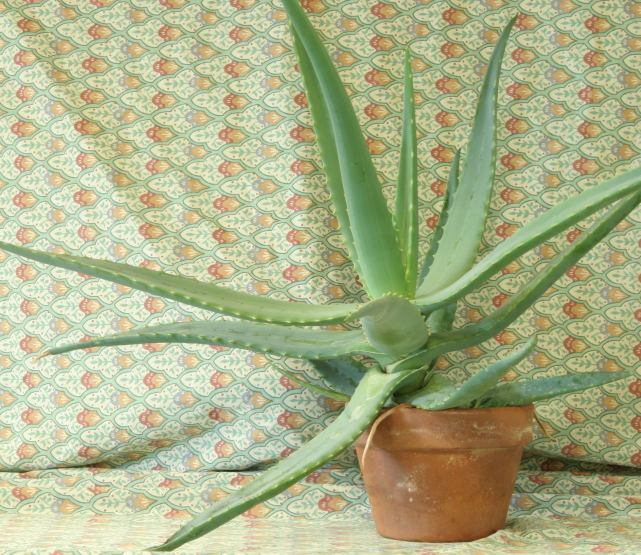
//> input picture mingw-build/opencv-samples/data/aloeL.jpg, 1282 x 1110 px (shown at 1/2 size)
$ ./main   (built with g++ and OpenCV 4)
//> lines starting //> are read from the running program, lines starting //| are printed output that depends on the picture; after the words box and inside, x2 and y2 are one past the last pixel; in counts of white or black regions, pixels touching at a corner belong together
### algorithms/common/algo_utils.cpp
// algorithms/common/algo_utils.cpp
#include "algo_utils.hpp"
#include "nv21_io.hpp" // shares the logging style

#include <opencv2/highgui.hpp>
#include <opencv2/video.hpp>

#include <sys/stat.h>
#include <sys/types.h>

#ifdef _WIN32
#include <windows.h>
#else
#include <errno.h>
#include <dirent.h>
#endif

#include <algorithm>
#include <chrono>
#include <cstdlib>
#include <cmath>
#include <cstdio>
#include <cstring>
#include <functional>
#include <iostream>
#include <sstream>

namespace algo {

// =========================================================================
// ---- value range --------------------------------------------------------
// =========================================================================

// [407 lines left out: functions toFloat, to8U, normalizeTo01, mse, mae, psnr and 18 more, not called in this run]

// =========================================================================
// ---- visualization ------------------------------------------------------
// =========================================================================

static cv::Mat ensureBGR(const cv::Mat& m) {
    if (m.empty()) return cv::Mat();
    if (m.channels() == 1) {
        cv::Mat b; cv::cvtColor(m, b, cv::COLOR_GRAY2BGR); return b;
    }
    return m;
}

// [30 lines left out: function hstackWithLabels, not called in this run]

cv::Mat gridWithLabels(const std::vector<cv::Mat>& imgs,
                        const std::vector<std::string>& labels,
                        int cols, int labelHeight) {
    CV_Assert(imgs.size() == labels.size() && !imgs.empty());
    std::vector<cv::Mat> convs;
    for (auto& m : imgs) convs.push_back(ensureBGR(m));
    int N = (int)convs.size();
    cols = std::max(1, std::min(cols, N));
    int rows = (N + cols - 1) / cols;
    // unified width per column, unified height per row
    std::vector<int> colW(cols, 0), rowH(rows, 0);
    for (int i = 0; i < N; ++i) {
        int r = i / cols, c = i % cols;
        colW[c] = std::max(colW[c], convs[i].cols);
        rowH[r] = std::max(rowH[r], convs[i].rows);
    }
    int totalW = 0, totalH = 0;
    for (int c = 0; c < cols; ++c) totalW += colW[c];
    for (int r = 0; r < rows; ++r) totalH += (rowH[r] + labelHeight);
    cv::Mat canvas = cv::Mat::zeros(totalH, totalW, CV_8UC3);
    int y = 0;
    for (int r = 0; r < rows; ++r) {
        int x = 0;
        for (int c = 0; c < cols; ++c) {
            int idx = r * cols + c;
            if (idx >= N) break;
            cv::Rect header(x, y, colW[c], labelHeight);
            cv::rectangle(canvas, header, cv::Scalar(55, 55, 55), -1);
            cv::Scalar accent((idx * 97) % 200 + 30, (idx * 197) % 200 + 30, (idx * 311) % 200 + 30);
            cv::rectangle(canvas,
                          cv::Rect(x, y + labelHeight - 3, colW[c], 3), accent, -1);
            cv::putText(canvas, labels[idx],
                        cv::Point(x + 6, y + labelHeight - 8),
                        cv::FONT_HERSHEY_SIMPLEX, 0.5, cv::Scalar(255, 255, 255),
                        1, cv::LINE_AA);
            // place the image at the top-left of the tile (pad the rest with black)
            cv::Rect tile(x, y + labelHeight, convs[idx].cols, convs[idx].rows);
            convs[idx].copyTo(canvas(tile));
            x += colW[c];
        }
        y += (rowH[r] + labelHeight);
    }
    return canvas;
}

// [22 lines left out: function attachHeatmapBelow, not called in this run]

namespace {
// CI-friendly: set ALGO_HEADLESS=1 to skip all imshow/waitKey windows.
// [7 lines left out: function headlessEnabled, not called in this run]
} // namespace

// [177 lines left out: functions imshowFit, log, formatFRIQATable, formatNRIQATable, preprocessForECC, alignECC and 4 more, not called in this run]

static bool makeDirHelper(const std::string& dir) {
    if (dir.empty()) return false;
#ifdef _WIN32
    return CreateDirectoryA(dir.c_str(), nullptr) ||
           GetLastError() == ERROR_ALREADY_EXISTS;
#else
    return mkdir(dir.c_str(), 0755) == 0 || errno == EEXIST;
#endif
}

bool ensureDir(const std::string& dir) {
    if (dir.empty()) return false;
    // create level by level recursively
    std::string p = dir;
    for (auto& c : p) if (c == '\\') c = '/';
    std::vector<std::string> parts;
    std::string cur;
    for (size_t i = 0; i < p.size(); ++i) {
        if (p[i] == '/') {
            if (!cur.empty()) parts.push_back(cur);
            cur.clear();
        } else cur.push_back(p[i]);
    }
    if (!cur.empty()) parts.push_back(cur);
    std::string build;
    // preserve Windows drive letter
    if (!parts.empty() && parts[0].size() == 2 && parts[0][1] == ':') {
        build = parts[0] + "/";
        for (size_t i = 1; i < parts.size(); ++i) {
            build += parts[i];
            if (!makeDirHelper(build)) return false;
            build += "/";
        }
        return true;
    }
    // Unix absolute paths and Windows UNC prefixes are both treated as starting with /
    bool isAbs = (p[0] == '/' || p[0] == '\\');
    if (isAbs) build = "/";
    for (size_t i = 0; i < parts.size(); ++i) {
        build += parts[i];
        if (!makeDirHelper(build)) return false;
        build += "/";
    }
    return true;
}

// [107 lines left out: functions listFiles, baseNameNoExt, processTiled, not called in this run]

} // namespace algo

### algorithms/stereo/main.cpp
// algorithms/stereo/main.cpp
// 立体匹配 (视差估计) 演示: StereoBM 与 SGBM 在真实双目样本上的对比.
//
// 样本: data/aloeL.jpg / data/aloeR.jpg 为 OpenCV 经典校准双目图; 也可换成
//       data/left01.jpg + right01.jpg (同名 0x 构成对母板双目序列).
//
// 步骤:
//   1. 灰度化 (SGBM/BM 输入要求单通道);
//   2. StereoBM 多组参数 (blockSize=5/11/21) + SGBM (blockSize=3/11);
//   3. 视差 CV_16S → 归一化 8U, 加 COLORMAP_JET 伪彩;
//   4. 指标: 有效视差占比 / 平均视差 / 视差平滑度 (|梯度|均值).
//
// 输出: out/algorithms/stereo_compare.png
// 用法: stereo.exe [left_img] [right_img]
#include "../common/algo_utils.hpp"

#include <opencv2/calib3d.hpp>

#include <cstdio>
#include <vector>

using namespace algo;

// 把 CV_16S 视差 (scale 系数) 归一化到 8U, 并对无效(<=0)像素置灰.
static cv::Mat disparityTo8U(const cv::Mat& disp, int scale = 16) {
    cv::Mat f;
    disp.convertTo(f, CV_32F, 1.0 / scale);
    cv::Mat f8;
    cv::normalize(f, f8, 0, 255, cv::NORM_MINMAX, CV_8U);
    cv::Mat valid = disp > 0;
    cv::Mat out;
    f8.copyTo(out);
    out.setTo(128, ~valid);  // 无效区域置中灰
    return out;
}

static cv::Mat pseudoColor(const cv::Mat& disp8) {
    cv::Mat cm;
    cv::applyColorMap(disp8, cm, cv::COLORMAP_JET);
    return cm;
}

// 全参考指标不一定存在 GT, 这里用无参考统计: 有效占比 / 平均视差 / 平滑度.
static void reportStats(const char* tag, const cv::Mat& disp, double scale) {
    cv::Mat f;
    disp.convertTo(f, CV_32F, 1.0 / scale);
    cv::Mat valid = disp > 0;
    double ratio = cv::countNonZero(valid) / double(valid.total());
    cv::Scalar mean, stddev;
    cv::meanStdDev(f, mean, stddev, valid);
    cv::Mat gx, gy;
    cv::Sobel(f, gx, CV_32F, 1, 0, 3);
    cv::Sobel(f, gy, CV_32F, 0, 1, 3);
    cv::Mat mag;
    cv::magnitude(gx, gy, mag);
    double smooth = cv::mean(mag, valid)[0];  // 越小越平滑
    std::printf("%-24s valid=%.1f%% mean_disp=%6.2f std=%.2f smoothness=%.3f\n",
                tag, ratio * 100.0, mean[0], stddev[0], smooth);
}

int main(int argc, char** argv) {
    std::string base = "../../data";
    std::string l = base + "/aloeL.jpg";
    std::string r = base + "/aloeR.jpg";
    if (argc > 1) l = argv[1];
    if (argc > 2) r = argv[2];

    cv::Mat imgL = cv::imread(l, cv::IMREAD_GRAYSCALE);
//> imgL: 1110 rows x 1282 cols, CV_8UC1; min 18, max 255, mean 170.8
    cv::Mat imgR = cv::imread(r, cv::IMREAD_GRAYSCALE);
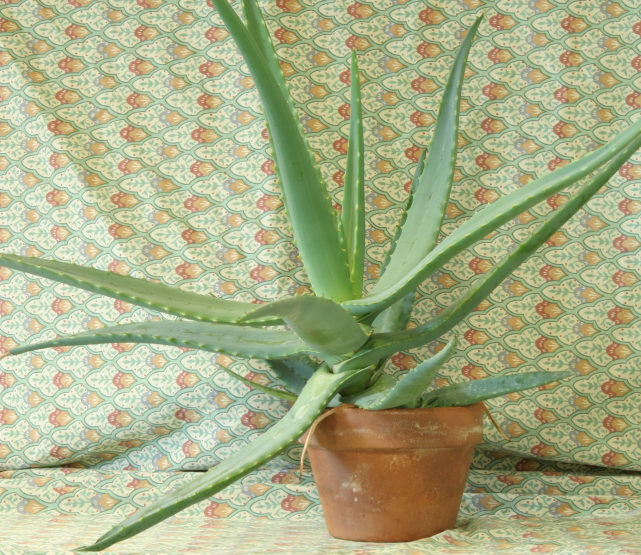
//> input picture mingw-build/opencv-samples/data/aloeR.jpg, 1282 x 1110 px (shown at 1/2 size)
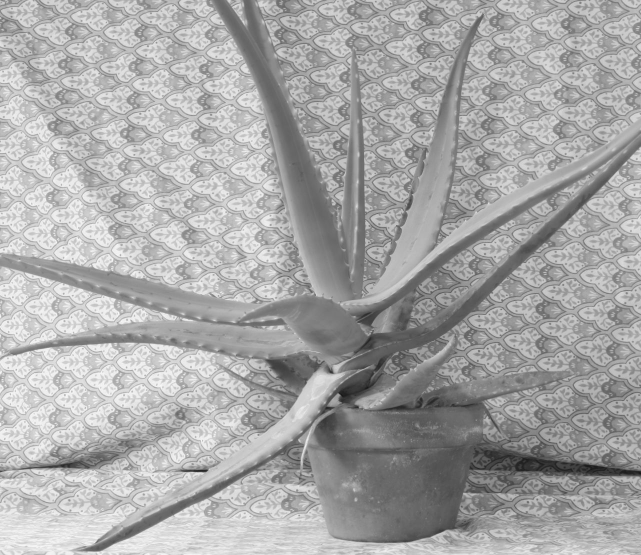
//> imgR: 1110 rows x 1282 cols, CV_8UC1 (shown at 1/2 size); min 18, max 255, mean 167.8
    if (imgL.empty() || imgR.empty()) {
        log("stereo", "input empty, synth disks");
        imgL = cv::Mat(320, 400, CV_8UC1);
        cv::ellipse(imgL, cv::Point(200, 160), cv::Size(60, 60), 0, 0, 360, 200, -1);
        imgL = imgL.clone();
        imgR = imgL.clone();
        // 人为制造水平视差
        cv::ellipse(imgR, cv::Point(190, 160), cv::Size(60, 60), 0, 0, 360, 200, -1);
    }
    if (imgL.size() != imgR.size()) {
        cv::resize(imgR, imgR, imgL.size(), 0, 0, cv::INTER_AREA);
    }

    ensureDir("../out/algorithms");
    std::vector<cv::Mat> panels; std::vector<std::string> labels;
    panels.push_back(imgL); labels.push_back("left");
    panels.push_back(imgR); labels.push_back("right");

    std::printf("%-24s %s\n", "method", "valid/mean_disp/smoothness");

    constexpr int numDisp = 64;          // 需为 16 的倍数
    constexpr int minDisp = 0;

    // ---- StereoBM ----
    for (int bs : {5, 11, 21}) {
        auto bm = cv::StereoBM::create(numDisp, bs);
        bm->setDisp12MaxDiff(1);
        cv::Mat d16;
        bm->compute(imgL, imgR, d16);
        cv::Mat d8 = disparityTo8U(d16);
        reportStats(("StereoBM(bs=" + std::to_string(bs) + ")").c_str(), d16, 16.0);
        panels.push_back(pseudoColor(d8)); labels.push_back("BM bs=" + std::to_string(bs));
    }
//> this loop made 3 passes
//> (ratio in reportStats, mean in reportStats, stddev in reportStats, smooth in reportStats) on passes 1 to 3: (0.574, Scalar(47.33), Scalar(14.5), 58.18), (0.522, Scalar(51.52), Scalar(10.07), 16.25), (0.476, Scalar(53.55), Scalar(5.86), 6.91)
//| StereoBM(bs=5)           valid=57.4% mean_disp= 47.33 std=14.50 smoothness=58.178
//| StereoBM(bs=11)          valid=52.2% mean_disp= 51.52 std=10.07 smoothness=16.253
//| StereoBM(bs=21)          valid=47.6% mean_disp= 53.55 std=5.86 smoothness=6.909
//> pass 1, in disparityTo8U, `cv::Mat valid = disp > 0;`:
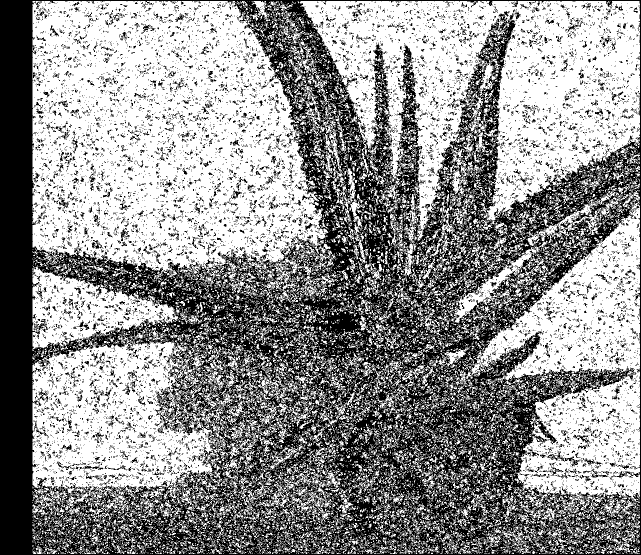
//> valid: 1110 rows x 1282 cols, CV_8UC1 (shown at 1/2 size); 57.4% white; 11791 black regions (10932 under 20 px), largest, box (x1, y1, x2, y2) and area: (0, 0, 1282, 1110) 534816, (1093, 901, 1160, 935) 397, (1166, 937, 1217, 955) 193

    // ---- SGBM ----
    for (int bs : {3, 11}) {
        auto sgbm = cv::StereoSGBM::create(minDisp, numDisp, bs,
                                           8 * 3 * bs * bs, 32 * 3 * bs * bs,
                                           1, 63, 10, 100, 32,
                                           cv::StereoSGBM::MODE_SGBM);
        cv::Mat d16;
        sgbm->compute(imgL, imgR, d16);
        reportStats(("SGBM(bs=" + std::to_string(bs) + ")").c_str(), d16, 16.0);
        panels.push_back(pseudoColor(disparityTo8U(d16))); labels.push_back("SGBM bs=" + std::to_string(bs));
    }
//> this loop made 2 passes
//> (ratio in reportStats, mean in reportStats, stddev in reportStats, smooth in reportStats) on passes 1 to 2: (0.668, Scalar(50.85), Scalar(12.45), 21.33), (0.601, Scalar(53.62), Scalar(8.29), 11.01)
//| SGBM(bs=3)               valid=66.8% mean_disp= 50.85 std=12.45 smoothness=21.332
//| SGBM(bs=11)              valid=60.1% mean_disp= 53.62 std=8.29 smoothness=11.013
//> pass 1, `sgbm->compute(imgL, imgR, d16);`:
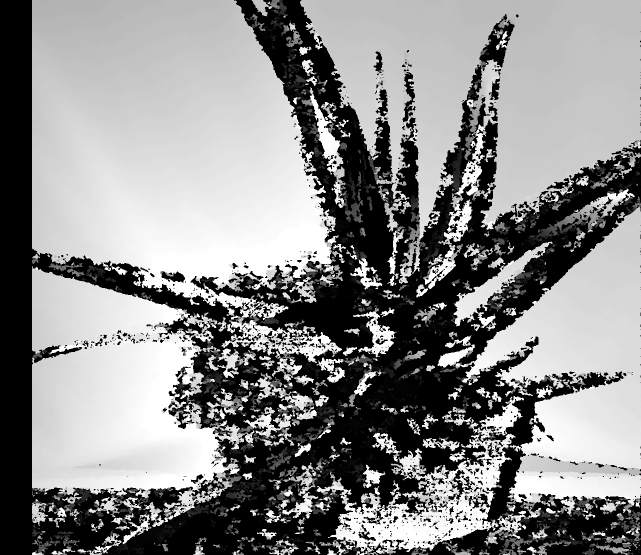
//> d16: 1110 rows x 1282 cols, CV_16SC1 (shown at 1/2 size); min -16, max 1008, mean 538.5; drawn with min black and max white
//> pass 1, in reportStats (call 4), `cv::Mat valid = disp > 0;`:
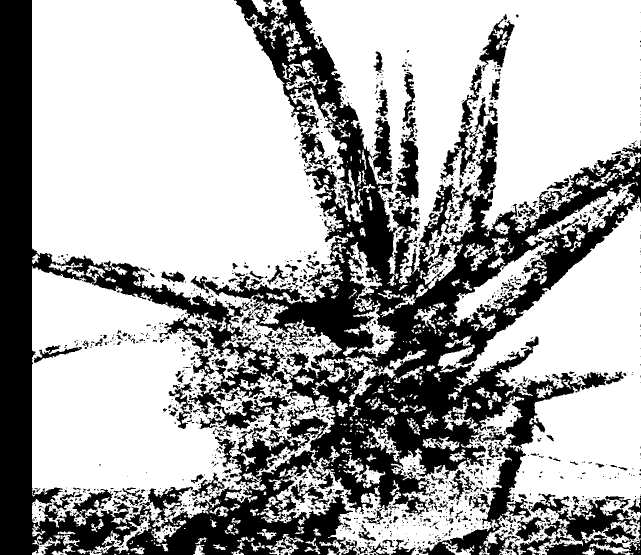
//> valid: 1110 rows x 1282 cols, CV_8UC1 (shown at 1/2 size); 66.8% white; 1878 black regions (1488 under 20 px), largest, box (x1, y1, x2, y2) and area: (0, 0, 1282, 1110) 393030, (1057, 988, 1282, 1110) 11694, (399, 782, 581, 860) 4062
//> pass 1, in reportStats (call 4), `cv::Sobel(f, gx, CV_32F, 1, 0, 3);`:
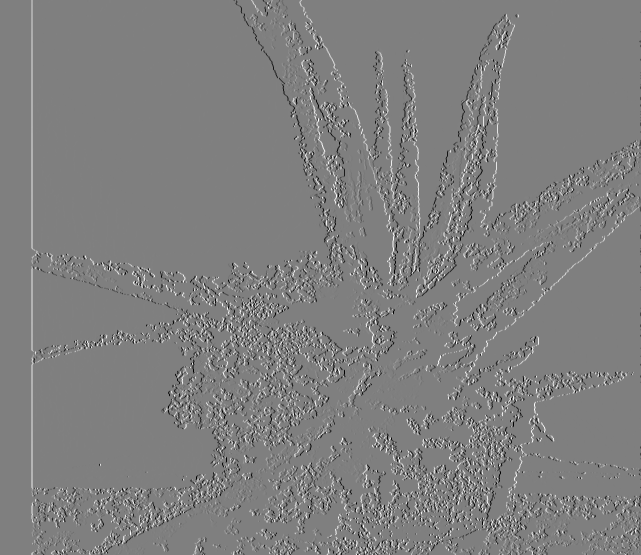
//> gx: 1110 rows x 1282 cols, CV_32FC1 (shown at 1/2 size); min -256, max 256, mean 0.2; drawn with min black and max white

    cv::Mat canvas = gridWithLabels(panels, labels, 2, 30);
//> the loop in gridWithLabels, `for (auto& m : imgs) convs.push_back(ensureBGR(m));` made 7 passes
//> in gridWithLabels, `int N = (int)convs.size();`: N = 7
//> in gridWithLabels, `cols = std::max(1, std::min(cols, N));`: cols = 2
//> in gridWithLabels, `int rows = (N + cols - 1) / cols;`: rows = 4
//> the loop in gridWithLabels, `for (int i = 0; i < N; ++i)` made 7 passes
//> (r, c) on passes 1 to 7: (0, 0), (0, 1), (1, 0), (1, 1), (2, 0), (2, 1), (3, 0)
//> the loop in gridWithLabels, `for (int c = 0; c < cols; ++c) totalW += colW[c];` made 2 passes
//> totalW on passes 1 to 2: 1282, 2564
//> after the loop in gridWithLabels, `for (int c = 0; c < cols; ++c) totalW += colW[c];`: totalW = 2564
//> the loop in gridWithLabels, `for (int r = 0; r < rows; ++r) totalH += (rowH[r] + labelHeight);` made 4 passes
//> totalH on passes 1 to 4: 1140, 2280, 3420, 4560
//> after the loop in gridWithLabels, `for (int r = 0; r < rows; ++r) totalH += (rowH[r] + labelHeight);`: totalH = 4560
//> in gridWithLabels, `cv::Mat canvas = cv::Mat::zeros(totalH, totalW, CV_8UC3);`: canvas: 4560 rows x 2564 cols, CV_8UC3; every value is 0
//> the loop in gridWithLabels, `for (int r = 0; r < rows; ++r)` made 4 passes
//> (x, y) on passes 1 to 4: (2564, 1140), (2564, 2280), (2564, 3420), (1282, 4560)
//> after the loop in gridWithLabels, `for (int r = 0; r < rows; ++r)`:
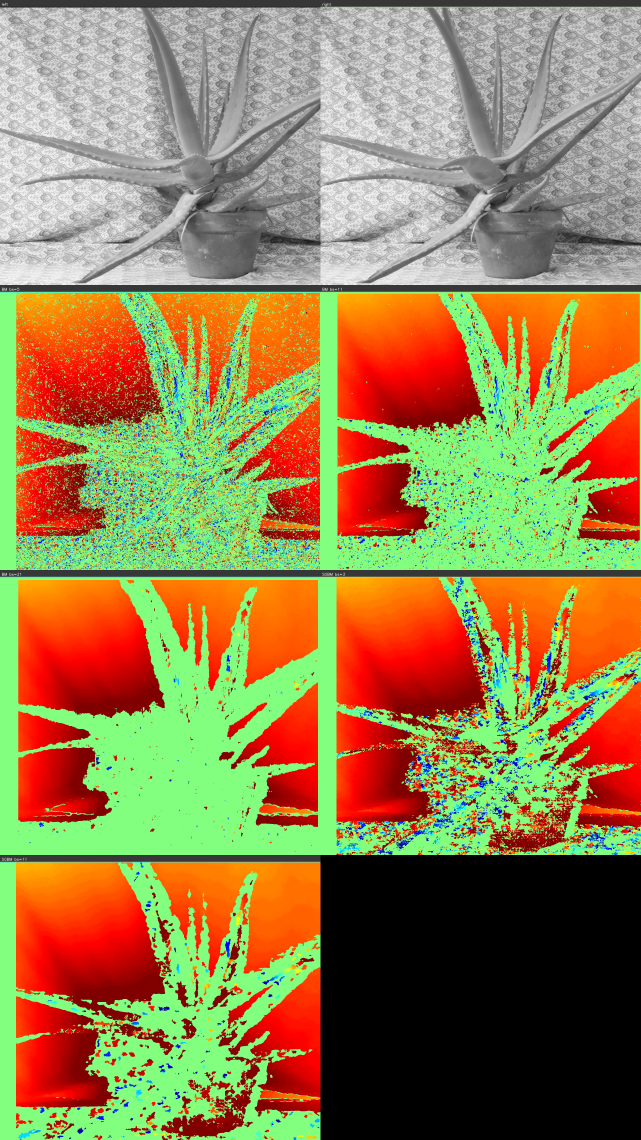
//> canvas: 4560 rows x 2564 cols, CV_8UC3 (shown at 1/4 size); mean B, G, R 80.7, 128.4, 150.5
    std::string out = "../out/algorithms/stereo_compare.png";
    cv::imwrite(out, canvas);
    std::cout << "[stereo] wrote " << out << " (cols=" << canvas.cols
              << " rows=" << canvas.rows << ")\n";
//| [stereo] wrote ../out/algorithms/stereo_compare.png (cols=2564 rows=4560)
    return 0;
}
